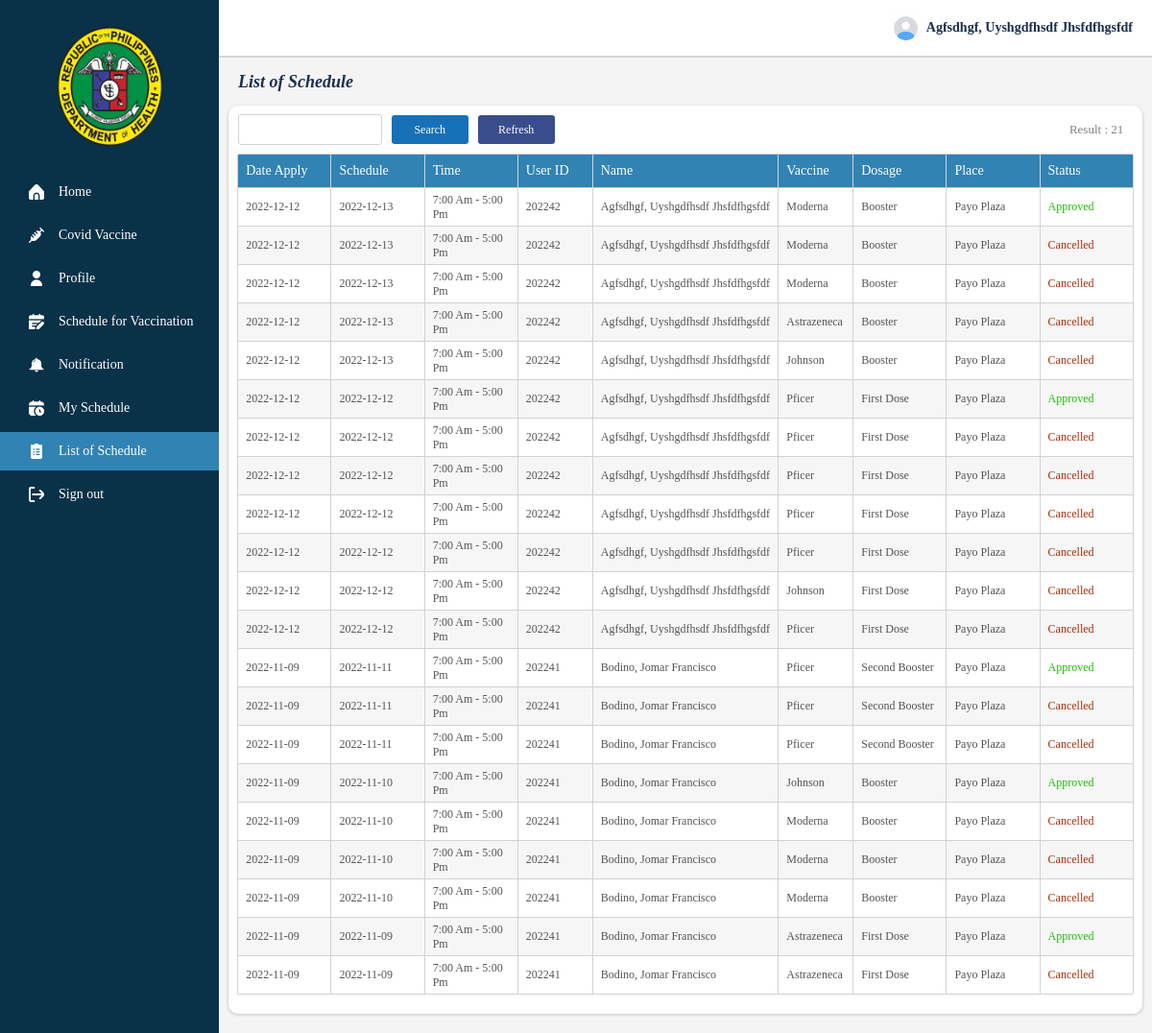
Screenshot of /List_of_schedule.php (signed in) with the database file from the repository.
### tables this page shows
CREATE TABLE `vaccine` (
  `id` int(255) NOT NULL,
  `userid` varchar(255) NOT NULL,
  `lastname` varchar(255) NOT NULL,
  `firstname` varchar(255) NOT NULL,
  `middlename` varchar(255) NOT NULL,
  `dateofvaccine` varchar(255) NOT NULL,
  `timeofvaccine` varchar(255) NOT NULL,
  `dosage` varchar(255) NOT NULL,
  `daterequest` varchar(255) NOT NULL,
  `dateapproved` varchar(255) NOT NULL,
  `datevaccinated` varchar(255) NOT NULL,
  `typeofvaccine` varchar(255) NOT NULL,
  `place` varchar(255) NOT NULL,
  `status1` varchar(255) NOT NULL,
  `status2` varchar(255) NOT NULL,
  `status3` varchar(255) NOT NULL,
  `unique_id` varchar(255) NOT NULL,
  `request1` varchar(255) NOT NULL
);

### List_of_schedule.php (the view, shortened to what this page needs)
<?php
    include 'connection.php';
    $sql = "SELECT * FROM vaccine order by id desc";
    $result = $conn->query($sql) or die ($conn->error);
    $row = $result->fetch_assoc();
?>
<!DOCTYPE html>
<html>
<head>
    <link rel="stylesheet" href="asset/css/fontawesome-all.css" />
    <link rel="stylesheet" type="text/css" href="asset/css/sweetalert.css">
    <link rel="stylesheet" type="text/css" href="asset/css/aos.css">
	<link rel="stylesheet" type="text/css" href="asset/css/style.css">
</head>
<body>
    <div class="navigation" >
        <div class="logo">
            <img id="backbtn" src="asset/icons/logo_1.PNG">
        </div>
        <div class="navigation-button">
            <a href="Home.php">
                <div class="btn">
                    <img id="backbtn" src="asset/icons/4136060.PNG">
                    <label>Home</label>
                </div>
            </a>
            <a href="Covid_vaccine.php">
                <div class="btn">
                    <img id="backbtn" src="asset/icons/vaccine.PNG">
                    <label>Covid Vaccine</label>
                </div>
            </a>
            <a href="Profile.php">
                <div class="btn">
                    <img id="backbtn" src="asset/icons/1011813.PNG">
                    <label>Profile</label>
                </div>
            </a>
            <a href="Schedule_for_vaccination.php">
                <div class="btn">
                    <img id="backbtn" src="asset/icons/4779371.PNG">
                    <label>Schedule for Vaccination</label>
                </div>
            </a>
            <a href="Notification.php">
                <div class="btn">
                    <img id="backbtn" src="asset/icons/1667987334212.PNG" class=".notif_icon">
                    <label>Notification</label>
                </div>
            </a>
            <a href="My_schedule.php">
                <div class="btn">
                    <img id="backbtn" src="asset/icons/sched.PNG">
                    <label>My Schedule</label>
                </div>
            </a>
            <a href="List_of_schedule.php" style="background-color: #3083b3;">
                <div class="btn">
                    <img id="backbtn" src="asset/icons/4836503.PNG">
                    <label>List of Schedule</label>
                </div>
            </a>
            <a id="sign-out">
                <div class="btn">
                    <img id="backbtn" src="asset/icons/2010497.PNG">
                    <label>Sign out</label>
                </div>
            </a>
        </div>
    </div>
    <div class="container" id="container">
        <div class="header">
            <div class="header-session-name">
                <label><img id="#user_image" src="asset/icons/user.PNG"></label><label><?php echo $_SESSION["lastname"]; ?>, <?php echo $_SESSION["firstname"]; ?> <?php echo $_SESSION["middlename"]; ?></label>
                </div>
            </div>
        <div class="page-details">
            <label>List of Schedule</label>
        </div>
        <div class="details">
        <form method="GET" action="" class="personal-info-btn" id="personal-info-btn-1" autocomplete="off">
            <input type="search" name="search" value="<?php echo $_GET['search']; ?>" required>
            <button type="submit" id="search-btn">Search</button>
            <button type="button" name="refresh-btn" id="refresh-btn">Refresh</button>
            <?php
                $search = $_GET['search'];
                $blank = "";
                 if($search == $blank){
                $schedule_data = "SELECT * FROM vaccine";
                $schedule_data_run = mysqli_query($conn, $schedule_data);
                if($total = mysqli_num_rows($schedule_data_run))
                {
                    echo '<label id="label">Result : '.$total.'</label>';
                }else{
                    echo '<label id="label">Result : 0</label>';
                }
            }
            ?>
        </form>
        <div class="table-data">
            <div class="table">
                <div class="table-header">
                    <div class="table-header-row" id="table-header-row-resize">
                        <label>Date Apply</label>
                    </div>
                    <div class="table-header-row" id="table-header-row-resize">
                        <label>Schedule</label>
                    </div>
                    <div class="table-header-row" id="table-header-row-resize">
                        <label>Time</label>
                    </div>
                    <div class="table-header-row" id="table-header-row-resize-1">
                        <label>User ID</label>
                    </div>
                    <div class="table-header-row" id="">
                        <label>Name</label>
                    </div>
                    <div class="table-header-row" id="table-header-row-resize-1">
                        <label>Vaccine</label>
                    </div>
                    <div class="table-header-row" id="table-header-row-resize">
                        <label>Dosage</label>
                    </div>
                    <div class="table-header-row" id="table-header-row-resize">
                        <label>Place</label>
                    </div>
                    <div class="table-header-row" id="table-header-row-resize">
                        <label>Status</label>
                    </div>
                </div>
                <?php do{ ?>
                <a id="a">
                    <div class="table-column">
                        <div class="table-column-row" id="table-header-row-resize">
                            <label style="cursor: default"><?php echo $row["daterequest"]; ?></label>
                        </div>
                        <div class="table-column-row" id="table-header-row-resize">
                            <label style="cursor: default"><?php echo $row["dateofvaccine"]; ?></label>
                        </div>
                        <div class="table-column-row" id="table-header-row-resize">
                            <label style="cursor: default"><?php echo $row["timeofvaccine"]; ?></label>
                        </div>
                        <div class="table-column-row" id="table-header-row-resize-1">
                            <label style="cursor: default"><?php echo $row["userid"]; ?></label>
                        </div>
                        <div class="table-column-row" id="">
                            <label style="cursor: default"><?php echo $row["lastname"]; ?>, <?php echo $row["firstname"]; ?> <?php echo $row["middlename"]; ?></label>
                        </div>
                        <div class="table-column-row" id="table-header-row-resize-1">
                            <label style="cursor: default"><?php echo $row["typeofvaccine"]; ?></label>
                        </div>
                        <div class="table-column-row" id="table-header-row-resize">
                            <label style="cursor: default"><?php echo $row["dosage"]; ?></label>
                        </div>
                        <div class="table-column-row" id="table-header-row-resize">
                            <label style="cursor: default"><?php echo $row["place"]; ?></label>
                        </div>
                        <div class="table-column-row" id="table-header-row-resize">
                            <label style="cursor: default; color: <?php
                            echo $_SESSION['text_color']; ?>;"><?php echo $row["status1"]; ?></label>
                        </div>
                    </div>
                </a>
                <?php }while ($row = $result->fetch_assoc()) ?>
                </div>
            </div>
        </div>
        </div>
</body>
</html>

### asset/css/sweetalert.css (style rules this page uses)
* { font-family: Monospace; }

### rows the page displays
vaccine: daterequest "2022-12-12", dateofvaccine "2022-12-13", timeofvaccine "7:00 Am - 5:00 Pm", userid "202242", lastname "Agfsdhgf", firstname "Uyshgdfhsdf", middlename "Jhsfdfhgsfdf", typeofvaccine "Moderna", dosage "Booster", place "Payo Plaza", status1 "Approved"
vaccine: daterequest "2022-12-12", dateofvaccine "2022-12-13", timeofvaccine "7:00 Am - 5:00 Pm", userid "202242", lastname "Agfsdhgf", firstname "Uyshgdfhsdf", middlename "Jhsfdfhgsfdf", typeofvaccine "Moderna", dosage "Booster", place "Payo Plaza", status1 "Cancelled"
vaccine: daterequest "2022-12-12", dateofvaccine "2022-12-13", timeofvaccine "7:00 Am - 5:00 Pm", userid "202242", lastname "Agfsdhgf", firstname "Uyshgdfhsdf", middlename "Jhsfdfhgsfdf", typeofvaccine "Moderna", dosage "Booster", place "Payo Plaza", status1 "Cancelled"
vaccine: daterequest "2022-12-12", dateofvaccine "2022-12-13", timeofvaccine "7:00 Am - 5:00 Pm", userid "202242", lastname "Agfsdhgf", firstname "Uyshgdfhsdf", middlename "Jhsfdfhgsfdf", typeofvaccine "Astrazeneca", dosage "Booster", place "Payo Plaza", status1 "Cancelled"
vaccine: daterequest "2022-12-12", dateofvaccine "2022-12-13", timeofvaccine "7:00 Am - 5:00 Pm", userid "202242", lastname "Agfsdhgf", firstname "Uyshgdfhsdf", middlename "Jhsfdfhgsfdf", typeofvaccine "Johnson", dosage "Booster", place "Payo Plaza", status1 "Cancelled"
vaccine: daterequest "2022-12-12", dateofvaccine "2022-12-12", timeofvaccine "7:00 Am - 5:00 Pm", userid "202242", lastname "Agfsdhgf", firstname "Uyshgdfhsdf", middlename "Jhsfdfhgsfdf", typeofvaccine "Pficer", dosage "First Dose", place "Payo Plaza", status1 "Approved"
vaccine: daterequest "2022-12-12", dateofvaccine "2022-12-12", timeofvaccine "7:00 Am - 5:00 Pm", userid "202242", lastname "Agfsdhgf", firstname "Uyshgdfhsdf", middlename "Jhsfdfhgsfdf", typeofvaccine "Pficer", dosage "First Dose", place "Payo Plaza", status1 "Cancelled"
vaccine: daterequest "2022-12-12", dateofvaccine "2022-12-12", timeofvaccine "7:00 Am - 5:00 Pm", userid "202242", lastname "Agfsdhgf", firstname "Uyshgdfhsdf", middlename "Jhsfdfhgsfdf", typeofvaccine "Pficer", dosage "First Dose", place "Payo Plaza", status1 "Cancelled"
vaccine: daterequest "2022-12-12", dateofvaccine "2022-12-12", timeofvaccine "7:00 Am - 5:00 Pm", userid "202242", lastname "Agfsdhgf", firstname "Uyshgdfhsdf", middlename "Jhsfdfhgsfdf", typeofvaccine "Pficer", dosage "First Dose", place "Payo Plaza", status1 "Cancelled"
vaccine: daterequest "2022-12-12", dateofvaccine "2022-12-12", timeofvaccine "7:00 Am - 5:00 Pm", userid "202242", lastname "Agfsdhgf", firstname "Uyshgdfhsdf", middlename "Jhsfdfhgsfdf", typeofvaccine "Pficer", dosage "First Dose", place "Payo Plaza", status1 "Cancelled"
vaccine: daterequest "2022-12-12", dateofvaccine "2022-12-12", timeofvaccine "7:00 Am - 5:00 Pm", userid "202242", lastname "Agfsdhgf", firstname "Uyshgdfhsdf", middlename "Jhsfdfhgsfdf", typeofvaccine "Johnson", dosage "First Dose", place "Payo Plaza", status1 "Cancelled"
vaccine: daterequest "2022-12-12", dateofvaccine "2022-12-12", timeofvaccine "7:00 Am - 5:00 Pm", userid "202242", lastname "Agfsdhgf", firstname "Uyshgdfhsdf", middlename "Jhsfdfhgsfdf", typeofvaccine "Pficer", dosage "First Dose", place "Payo Plaza", status1 "Cancelled"
vaccine: daterequest "2022-11-09", dateofvaccine "2022-11-11", timeofvaccine "7:00 Am - 5:00 Pm", userid "202241", lastname "Bodino", firstname "Jomar", middlename "Francisco", typeofvaccine "Pficer", dosage "Second Booster", place "Payo Plaza", status1 "Approved"
vaccine: daterequest "2022-11-09", dateofvaccine "2022-11-11", timeofvaccine "7:00 Am - 5:00 Pm", userid "202241", lastname "Bodino", firstname "Jomar", middlename "Francisco", typeofvaccine "Pficer", dosage "Second Booster", place "Payo Plaza", status1 "Cancelled"
vaccine: daterequest "2022-11-09", dateofvaccine "2022-11-11", timeofvaccine "7:00 Am - 5:00 Pm", userid "202241", lastname "Bodino", firstname "Jomar", middlename "Francisco", typeofvaccine "Pficer", dosage "Second Booster", place "Payo Plaza", status1 "Cancelled"
vaccine: daterequest "2022-11-09", dateofvaccine "2022-11-10", timeofvaccine "7:00 Am - 5:00 Pm", userid "202241", lastname "Bodino", firstname "Jomar", middlename "Francisco", typeofvaccine "Johnson", dosage "Booster", place "Payo Plaza", status1 "Approved"
vaccine: daterequest "2022-11-09", dateofvaccine "2022-11-10", timeofvaccine "7:00 Am - 5:00 Pm", userid "202241", lastname "Bodino", firstname "Jomar", middlename "Francisco", typeofvaccine "Moderna", dosage "Booster", place "Payo Plaza", status1 "Cancelled"
vaccine: daterequest "2022-11-09", dateofvaccine "2022-11-10", timeofvaccine "7:00 Am - 5:00 Pm", userid "202241", lastname "Bodino", firstname "Jomar", middlename "Francisco", typeofvaccine "Moderna", dosage "Booster", place "Payo Plaza", status1 "Cancelled"
vaccine: daterequest "2022-11-09", dateofvaccine "2022-11-10", timeofvaccine "7:00 Am - 5:00 Pm", userid "202241", lastname "Bodino", firstname "Jomar", middlename "Francisco", typeofvaccine "Moderna", dosage "Booster", place "Payo Plaza", status1 "Cancelled"
vaccine: daterequest "2022-11-09", dateofvaccine "2022-11-09", timeofvaccine "7:00 Am - 5:00 Pm", userid "202241", lastname "Bodino", firstname "Jomar", middlename "Francisco", typeofvaccine "Astrazeneca", dosage "First Dose", place "Payo Plaza", status1 "Approved"
vaccine: daterequest "2022-11-09", dateofvaccine "2022-11-09", timeofvaccine "7:00 Am - 5:00 Pm", userid "202241", lastname "Bodino", firstname "Jomar", middlename "Francisco", typeofvaccine "Astrazeneca", dosage "First Dose", place "Payo Plaza", status1 "Cancelled"

### other values shown
$_SESSION["lastname"] "Agfsdhgf"
$_SESSION["firstname"] "Uyshgdfhsdf"
$_SESSION["middlename"] "Jhsfdfhgsfdf"
$total "21"
